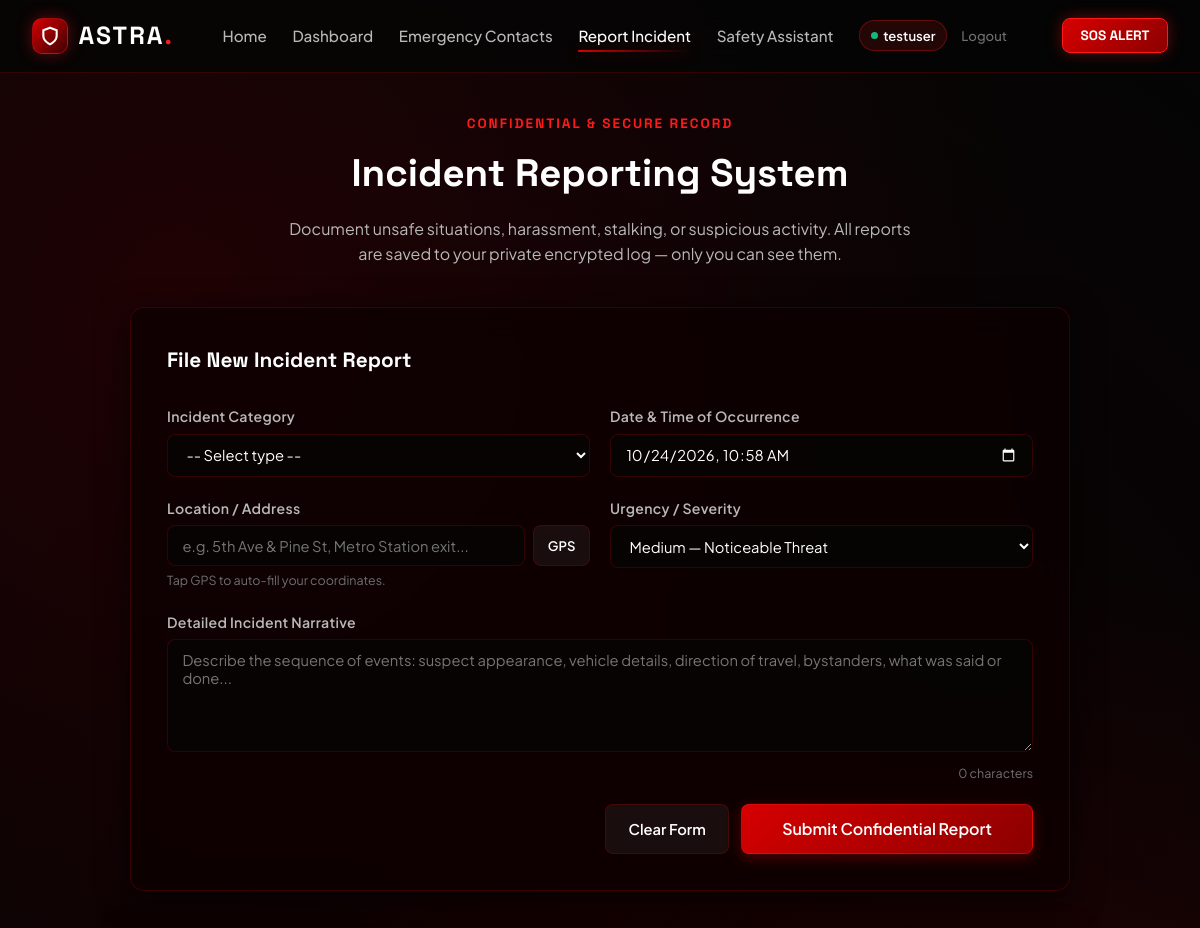
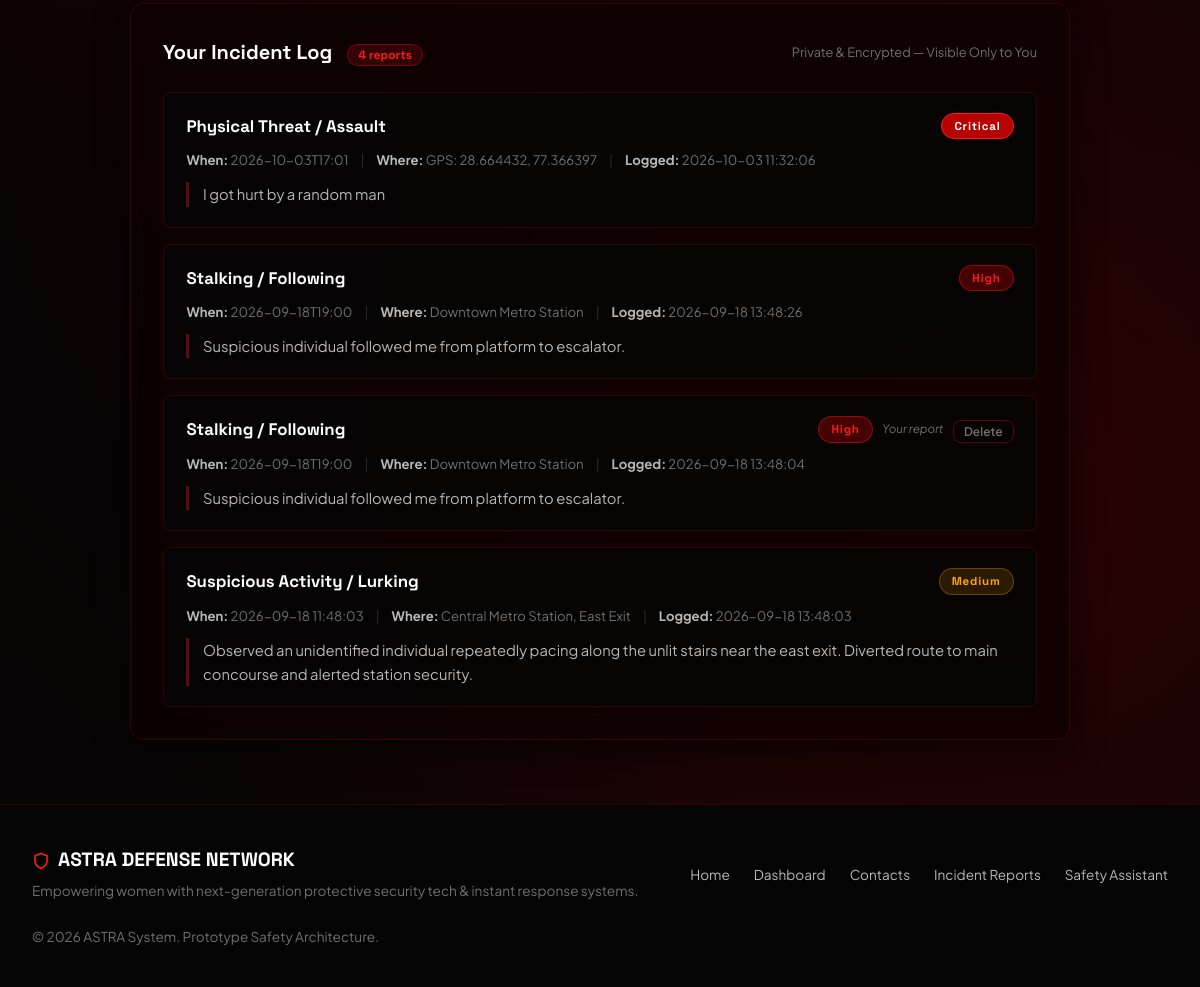
Page /report (signed in) on the committed database (2 pictures, top to bottom).
### tables this page shows
CREATE TABLE reports (
            id INTEGER PRIMARY KEY AUTOINCREMENT,
            user_id INTEGER,
            incident_type TEXT NOT NULL,
            date_time TEXT NOT NULL,
            location TEXT NOT NULL,
            urgency TEXT NOT NULL,
            description TEXT NOT NULL,
            created_at TIMESTAMP DEFAULT CURRENT_TIMESTAMP,
            FOREIGN KEY (user_id) REFERENCES users (id)
        );

### app.py (the view, shortened to what this page needs)
@app.route('/report', methods=['GET', 'POST'])
@login_required
def report():
    user_id = session.get('user_id')
    conn = get_db()
    cursor = conn.cursor()
    cursor.execute(
        "SELECT * FROM reports ORDER BY id DESC"
    )
    reports_list = cursor.fetchall()
    conn.close()
    return render_template('report.html', reports=reports_list, current_user_id=user_id)

### app.py (called while the page is built)
def login_required(f):
    @wraps(f)
    def decorated_function(*args, **kwargs):
        if not session.get('user_id'):
            flash('Please log in to access your personal safety command center.', 'warning')
            return redirect(url_for('login', next=request.path))
        return f(*args, **kwargs)
    return decorated_function

def get_db():
    conn = sqlite3.connect(DATABASE)
    conn.row_factory = sqlite3.Row
    return conn

### templates/report.html (shortened to what this page needs)
{% extends 'base.html' %}
{% block content %}
<div style="max-width: 940px; margin: 0 auto;">
    <div style="text-align: center; margin-bottom: 2.5rem;">
        <span class="section-tag">CONFIDENTIAL &amp; SECURE RECORD</span>
        <h1 style="font-family: var(--font-heading); font-size: 2.4rem; color: #fff; margin: 0.4rem 0 0.75rem;">
            Incident Reporting System
        </h1>
        <p style="color: var(--text-secondary); font-size: 1rem; max-width: 640px; margin: 0 auto;">
            Document unsafe situations, harassment, stalking, or suspicious activity.
            All reports are saved to your private encrypted log — only you can see them.
        </p>
    </div>
    <div class="glass-card" style="padding: 2.25rem; margin-bottom: 2.5rem;">
        <h2 style="font-family: var(--font-heading); font-size: 1.3rem; color: #fff; margin-bottom: 1.75rem;">
            File New Incident Report
        </h2>
        <form method="POST" action="{{ url_for('report') }}" id="reportForm">
            <div style="display: grid; grid-template-columns: repeat(auto-fit, minmax(260px, 1fr)); gap: 1.25rem; margin-bottom: 1.25rem;">
                <div class="form-group" style="margin-bottom: 0;">
                    <label class="form-label" for="incidentType">Incident Category</label>
                    <select id="incidentType" name="incident_type" class="form-control" required>
                        <option value="" disabled selected>-- Select type --</option>
                    </select>
                </div>
                <div class="form-group" style="margin-bottom: 0;">
                    <label class="form-label" for="dateTime">Date &amp; Time of Occurrence</label>
                    <input type="datetime-local" id="dateTime" name="date_time" class="form-control" required>
                </div>
            </div>
            <div style="display: grid; grid-template-columns: repeat(auto-fit, minmax(260px, 1fr)); gap: 1.25rem; margin-bottom: 1.25rem;">
                <div class="form-group" style="margin-bottom: 0;">
                    <label class="form-label" for="locationInput">Location / Address</label>
                    <div style="display: flex; gap: 0.5rem;">
                        <input type="text" id="locationInput" name="location" class="form-control"
                               placeholder="e.g. 5th Ave &amp; Pine St, Metro Station exit..." required>
                        <button type="button" class="btn btn-secondary btn-sm" id="fillGpsBtn"
                                style="white-space: nowrap; flex-shrink: 0;">
                            GPS
                        </button>
                    </div>
                    <span class="form-hint">Tap GPS to auto-fill your coordinates.</span>
                </div>
                <div class="form-group" style="margin-bottom: 0;">
                    <label class="form-label" for="urgency">Urgency / Severity</label>
                    <select id="urgency" name="urgency" class="form-control" required>
                        <option value="Medium" selected>Medium — Noticeable Threat</option>
                    </select>
                </div>
            </div>
            <div class="form-group">
                <label class="form-label" for="description">Detailed Incident Narrative</label>
                <textarea id="description" name="description" class="form-control" rows="5"
                    placeholder="Describe the sequence of events: suspect appearance, vehicle details, direction of travel, bystanders, what was said or done..."
                    required></textarea>
                <span class="form-hint" id="charCount" style="text-align:right;display:block;">0 characters</span>
            </div>
            <div style="display: flex; justify-content: flex-end; gap: 0.75rem;">
                <button type="button" class="btn btn-secondary" id="clearFormBtn">Clear Form</button>
                <button type="submit" class="btn btn-primary" id="submitReportBtn"
                        style="padding: 0.85rem 2.5rem; font-size: 1rem;">
                    Submit Confidential Report
                </button>
            </div>
        </form>
    </div>
    <div class="glass-card" style="padding: 2rem;">
        <div style="display: flex; justify-content: space-between; align-items: center; margin-bottom: 1.5rem; flex-wrap: wrap; gap: 0.75rem;">
            <h2 style="font-family: var(--font-heading); font-size: 1.25rem; color: #fff;">
                Your Incident Log
                <span style="background:rgba(255,26,26,0.15);border:1px solid rgba(255,26,26,0.3);
                             color:var(--red-glow);font-size:0.75rem;padding:2px 10px;
                             border-radius:var(--radius-full);margin-left:10px;font-weight:700;">
                    {{ reports|length }} report{{ 's' if reports|length != 1 else '' }}
                </span>
            </h2>
            <span style="font-size:0.8rem;color:var(--text-muted);">
                Private &amp; Encrypted — Visible Only to You
            </span>
        </div>
        {% if reports %}
            <div style="display: flex; flex-direction: column; gap: 1rem;">
                {% for r in reports %}
                    <div class="report-card" id="report-{{ r['id'] }}">
                        <div style="display: flex; justify-content: space-between; align-items: flex-start; flex-wrap: wrap; gap: 0.5rem; margin-bottom: 0.6rem;">
                            <div style="font-family: var(--font-heading); font-weight: 700; color: #fff; font-size: 1.05rem;">
                                {{ r['incident_type'] }}
                            </div>
                            <div style="display:flex; align-items:center; gap:0.6rem; flex-shrink:0;">
                                <span style="
                                    font-size: 0.72rem; font-weight: 800; font-family: var(--font-heading);
                                    padding: 3px 12px; border-radius: var(--radius-full); letter-spacing: 0.8px;
                                    {% if r['urgency'] == 'Critical' %}
                                        background: rgba(214,0,0,0.85); color: #fff; border: 1px solid #FF1A1A;
                                    {% elif r['urgency'] == 'High' %}
                                        background: rgba(214,0,0,0.3); color: #FF1A1A; border: 1px solid rgba(255,26,26,0.4);
                                    {% elif r['urgency'] == 'Medium' %}
                                        background: rgba(255,160,0,0.15); color: #FFA500; border: 1px solid rgba(255,160,0,0.3);
                                    {% else %}
                                        background: rgba(255,255,255,0.08); color: #B8B8B8; border: 1px solid rgba(255,255,255,0.12);
                                    {% endif %}">
                                    {{ r['urgency'] }}
                                </span>
                                {% if r['user_id'] == current_user_id %}
                                    <span style="font-size:0.72rem;color:var(--text-muted);font-style:italic;">Your report</span>
                                    <form method="POST" action="{{ url_for('delete_report', report_id=r['id']) }}"
                                          onsubmit="return confirm('Permanently delete this incident report?');"
                                          style="display:inline;">
                                        <button type="submit" class="btn btn-sm"
                                                style="background:transparent;border:1px solid rgba(255,26,26,0.3);
                                                       color:var(--text-muted);font-size:0.75rem;padding:3px 10px;
                                                       cursor:pointer;transition:all 0.2s ease;"
                                                onmouseover="this.style.borderColor='#FF1A1A';this.style.color='#FF1A1A';"
                                                onmouseout="this.style.borderColor='rgba(255,26,26,0.3)';this.style.color='var(--text-muted)';">
                                            Delete
                                        </button>
                                    </form>
                                {% endif %}
                            </div>
                        </div>
                        <div style="font-size: 0.82rem; color: var(--text-muted); margin-bottom: 0.75rem; display:flex; flex-wrap:wrap; gap: 0.75rem;">
                            <span>
                                <strong style="color:#B8B8B8;">When:</strong>
                                {{ r['date_time'] if r['date_time'] else 'Not specified' }}
                            </span>
                            <span style="color:rgba(255,255,255,0.15);">|</span>
                            <span>
                                <strong style="color:#B8B8B8;">Where:</strong>
                                {{ r['location'] }}
                            </span>
                            <span style="color:rgba(255,255,255,0.15);">|</span>
                            <span>
                                <strong style="color:#B8B8B8;">Logged:</strong>
                                {{ r['created_at'] }}
                            </span>
                        </div>
                        <p style="color: var(--text-secondary); font-size: 0.92rem; line-height: 1.65; margin: 0;
                                  border-left: 3px solid rgba(255,26,26,0.35); padding-left: 0.85rem;">
                            {{ r['description'] }}
                        </p>
                    </div>
                {% endfor %}
            </div>
        {% endif %}
    </div>
</div>
{% endblock %}

### rows in the picture
reports: incident_type "Physical Threat / Assault", urgency "Critical", date_time "2026-10-03T17:01", location "GPS: 28.664432, 77.366397", created_at "2026-10-03 11:32:06", description "I got hurt by a random man"
reports: incident_type "Stalking / Following", urgency "High", date_time "2026-09-18T19:00", location "Downtown Metro Station", created_at "2026-09-18 13:48:26", description "Suspicious individual followed me from platform to escalator."
reports: incident_type "Stalking / Following", urgency "High", date_time "2026-09-18T19:00", location "Downtown Metro Station", created_at "2026-09-18 13:48:04", description "Suspicious individual followed me from platform to escalator."
reports: incident_type "Suspicious Activity / Lurking", urgency "Medium", date_time "2026-09-18 11:48:03", location "Central Metro Station, East Exit", created_at "2026-09-18 13:48:03", description "Observed an unidentified individual repeatedly pacing along the unlit stairs near the east exit. Diverted route to main concourse and alerted station security."

### other values in the picture
{{ session.get('username') }} "testuser"
{{ reports|length }} "4"
{{ 's' if reports|length != 1 else '' }} "s"
